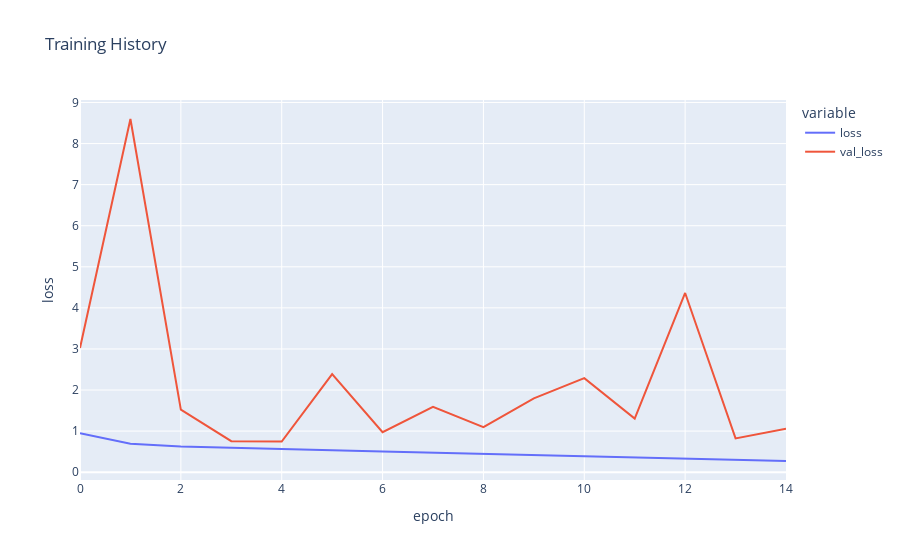

Notebook code cell kept with this figure:
### Code cell
fx = px.line(
    history_gender.history, y=["loss", "val_loss"],
    labels = {'index':'epoch', 'value':'loss'},
    title = 'Training History')

fig.show()

### Figure 1 — Plotly figure (JSON) as saved in the notebook; plotly's stock layout.template omitted (floating-point values rounded to 4 significant figures)
{"data": [{"hovertemplate": "variable=loss<br>epoch=%{x}<br>loss=%{y}<extra></extra>", "legendgroup": "loss", "line": {"color": "#636efa", "dash": "solid"}, "marker": {"symbol": "circle"}, "mode": "lines", "name": "loss", "orientation": "v", "showlegend": true, "type": "scatter", "x": [0, 1, 2, 3, 4, 5, 6, 7, 8, 9, 10, 11, 12, 13, 14], "xaxis": "x", "y": [0.9464, 0.692, 0.6278, 0.591, 0.5523, 0.531, 0.5005, 0.4712, 0.4377, 0.4028, 0.3807, 0.3558, 0.3198, 0.295, 0.272], "yaxis": "y"}, {"hovertemplate": "variable=val_loss<br>epoch=%{x}<br>loss=%{y}<extra></extra>", "legendgroup": "val_loss", "line": {"color": "#EF553B", "dash": "solid"}, "marker": {"symbol": "circle"}, "mode": "lines", "name": "val_loss", "orientation": "v", "showlegend": true, "type": "scatter", "x": [0, 1, 2, 3, 4, 5, 6, 7, 8, 9, 10, 11, 12, 13, 14], "xaxis": "x", "y": [3.025, 8.598, 1.523, 0.7542, 0.7447, 2.388, 0.9722, 1.592, 1.095, 1.797, 2.288, 1.305, 4.362, 0.8212, 1.06], "yaxis": "y"}], "layout": {"autosize": true, "legend": {"title": {"text": "variable"}, "tracegroupgap": 0}, "title": {"text": "Training History"}, "xaxis": {"anchor": "y", "autorange": true, "domain": [0, 1], "range": [0, 14], "title": {"text": "epoch"}, "type": "linear"}, "yaxis": {"anchor": "x", "autorange": true, "domain": [0, 1], "range": [-0.1906, 9.061], "title": {"text": "loss"}, "type": "linear"}}}
